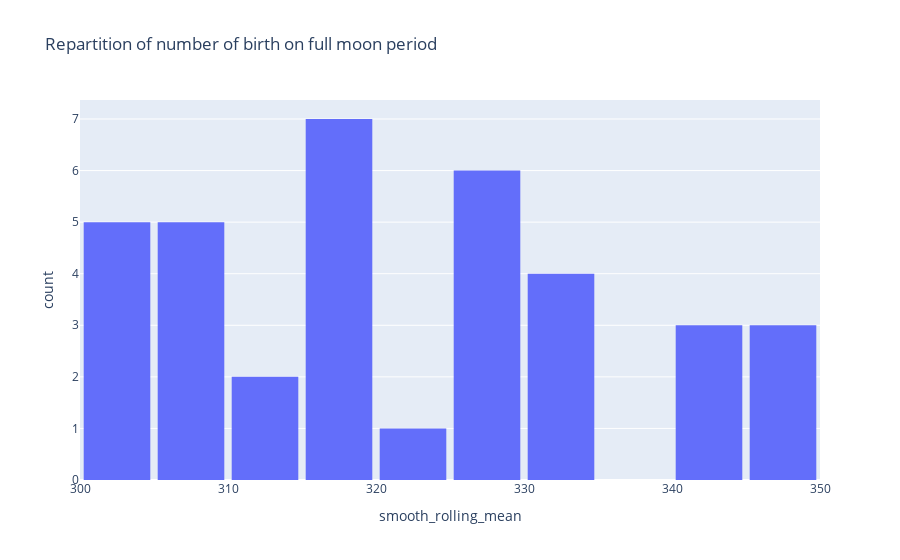
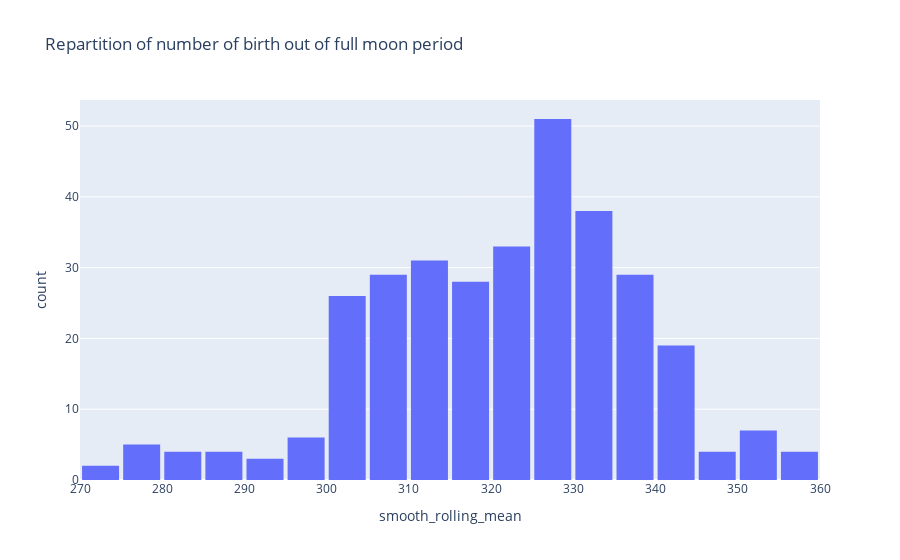

Here is the notebook cell these charts were saved with, in order:
### Code cell
# on veut observer la répartition des valeurs (histogramme)
fig_moon = px.histogram(df_moon_value, x='smooth_rolling_mean', nbins=10, 
                        title='Repartition of number of birth on full moon period')
fig_moon.update_layout(bargap=0.1)
fig_moon.show()

fig_normal = px.histogram(df_normal_value, x='smooth_rolling_mean', nbins=20, 
                          title='Repartition of number of birth out of full moon period')
fig_normal.update_layout(bargap=0.1)
fig_normal.show()

# -> la répartition de pleine lune corrspond à un echantillon hors pleine lune

### Figure 1 — Plotly figure (JSON) as saved in the notebook; plotly's stock layout.template omitted (floating-point values rounded to 4 significant figures)
{"data": [{"alignmentgroup": "True", "bingroup": "x", "hovertemplate": "smooth_rolling_mean=%{x}<br>count=%{y}<extra></extra>", "legendgroup": "", "marker": {"color": "#636efa", "pattern": {"shape": ""}}, "name": "", "nbinsx": 10, "offsetgroup": "", "orientation": "v", "showlegend": false, "type": "histogram", "x": [330.4, 329.9, 329.1, 301.4, 302.7, 304.1, 309.9, 314.4, 308.1, 309.4, 304, 311.3, 318, 319, 322, 327.7, 343.6, 341, 345.1, 345.7, 347.9, 341.3, 318.9, 317, 333.7, 333.7, 330.1, 328.9, 326.3, 326.3, 318.4, 318.9, 316.6, 304.7, 307.3, 308.3], "xaxis": "x", "yaxis": "y"}], "layout": {"bargap": 0.1, "barmode": "relative", "legend": {"tracegroupgap": 0}, "title": {"text": "Repartition of number of birth on full moon period"}, "xaxis": {"anchor": "y", "domain": [0, 1], "title": {"text": "smooth_rolling_mean"}}, "yaxis": {"anchor": "x", "domain": [0, 1], "title": {"text": "count"}}}}

### Figure 2 — Plotly figure (JSON) as saved in the notebook; plotly's stock layout.template omitted (floating-point values rounded to 4 significant figures; data arrays with more than 128 entries replaced by an {"elided": "..."} marker saying what was removed)
{"data": [{"alignmentgroup": "True", "bingroup": "x", "hovertemplate": "smooth_rolling_mean=%{x}<br>count=%{y}<extra></extra>", "legendgroup": "", "marker": {"color": "#636efa", "pattern": {"shape": ""}}, "name": "", "nbinsx": 20, "offsetgroup": "", "orientation": "v", "showlegend": false, "type": "histogram", "x": {"elided": "329 float values"}, "xaxis": "x", "yaxis": "y"}], "layout": {"bargap": 0.1, "barmode": "relative", "legend": {"tracegroupgap": 0}, "title": {"text": "Repartition of number of birth out of full moon period"}, "xaxis": {"anchor": "y", "domain": [0, 1], "title": {"text": "smooth_rolling_mean"}}, "yaxis": {"anchor": "x", "domain": [0, 1], "title": {"text": "count"}}}}
